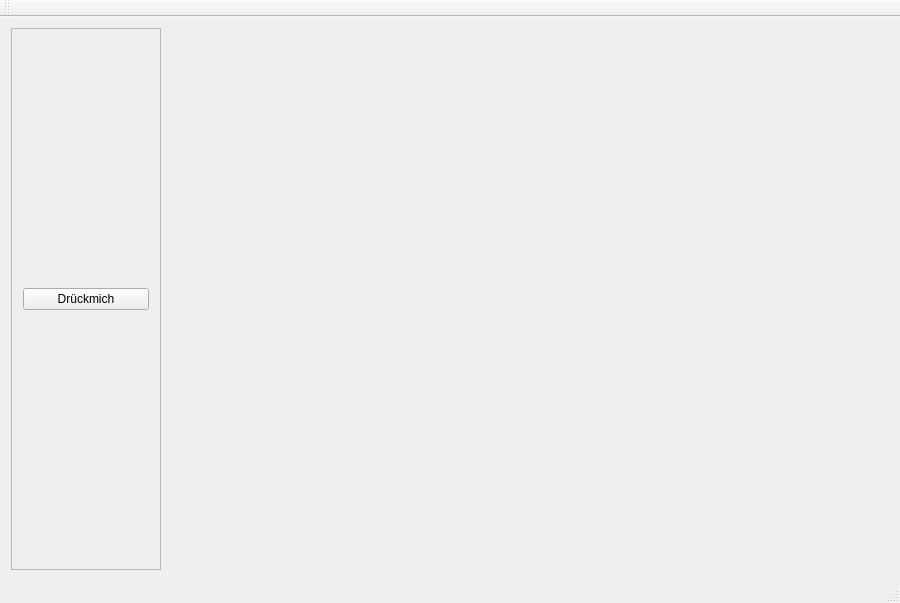
<?xml version="1.0" encoding="UTF-8"?>
<ui version="4.0">
 <class>AppBrowserWnd</class>
 <widget class="QMainWindow" name="AppBrowserWnd">
  <property name="geometry">
   <rect>
    <x>0</x>
    <y>0</y>
    <width>900</width>
    <height>603</height>
   </rect>
  </property>
  <property name="windowTitle">
   <string>AppBrowserWnd</string>
  </property>
  <widget class="QWidget" name="centralWidget">
   <layout class="QHBoxLayout" name="horizontalLayout">
    <item>
     <widget class="QFrame" name="frame">
      <property name="sizePolicy">
       <sizepolicy hsizetype="Fixed" vsizetype="Preferred">
        <horstretch>0</horstretch>
        <verstretch>0</verstretch>
       </sizepolicy>
      </property>
      <property name="minimumSize">
       <size>
        <width>150</width>
        <height>0</height>
       </size>
      </property>
      <property name="frameShape">
       <enum>QFrame::StyledPanel</enum>
      </property>
      <property name="frameShadow">
       <enum>QFrame::Raised</enum>
      </property>
      <layout class="QVBoxLayout" name="verticalLayout">
       <item>
        <widget class="QPushButton" name="pushButton">
         <property name="text">
          <string>Drückmich</string>
         </property>
        </widget>
       </item>
      </layout>
     </widget>
    </item>
    <item>
     <widget class="QWidget" name="renderParent" native="true">
      <layout class="QVBoxLayout" name="verticalLayout_2"/>
     </widget>
    </item>
   </layout>
  </widget>
  <widget class="QMenuBar" name="menuBar">
   <property name="geometry">
    <rect>
     <x>0</x>
     <y>0</y>
     <width>900</width>
     <height>23</height>
    </rect>
   </property>
  </widget>
  <widget class="QToolBar" name="mainToolBar">
   <attribute name="toolBarArea">
    <enum>TopToolBarArea</enum>
   </attribute>
   <attribute name="toolBarBreak">
    <bool>false</bool>
   </attribute>
  </widget>
  <widget class="QStatusBar" name="statusBar"/>
 </widget>
 <layoutdefault spacing="6" margin="11"/>
 <resources/>
 <connections/>
 <slots>
  <signal>on_PushButton_clicked()</signal>
 </slots>
</ui>
